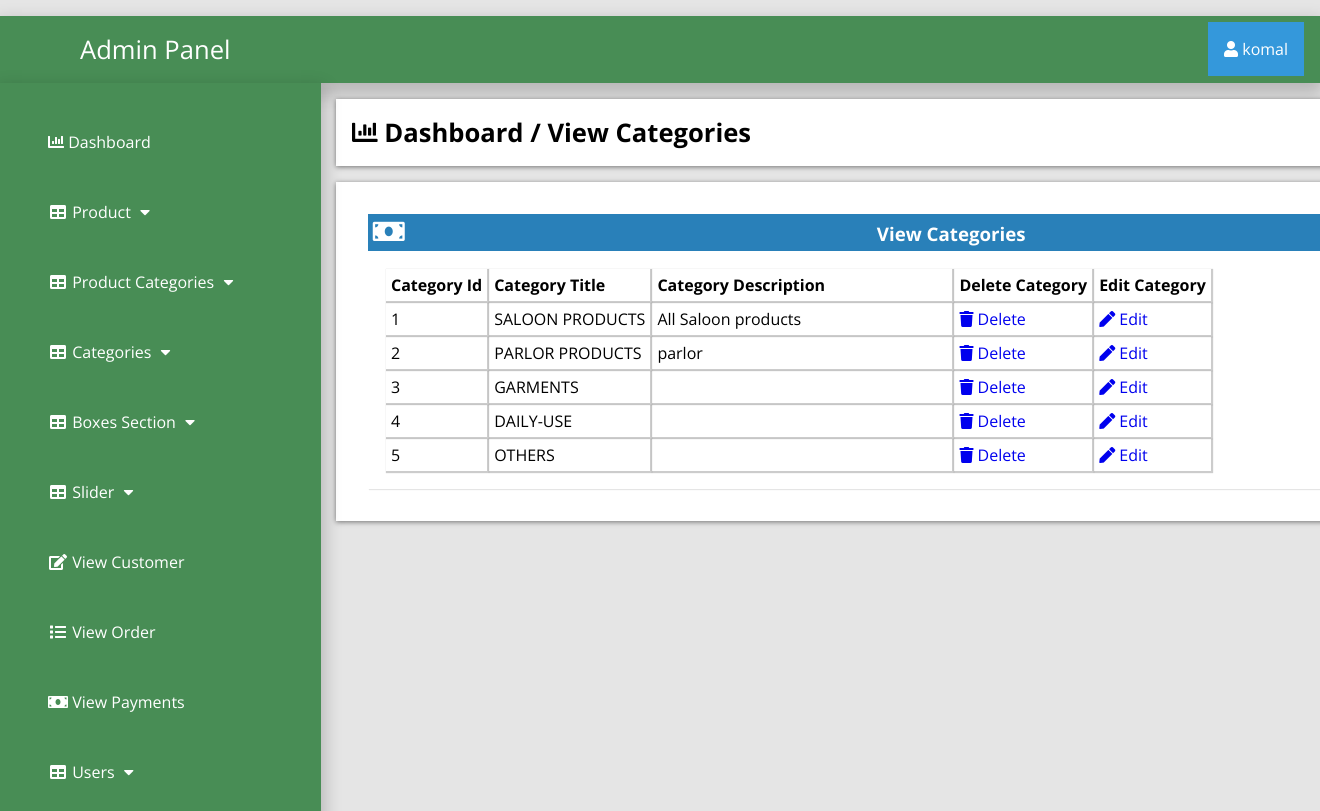
/admin_area/index.php?view_categories (signed in), run on the app's committed database.
### tables this page shows
CREATE TABLE `categories` (
  `cat_id` int(100) NOT NULL,
  `cat_title` text NOT NULL,
  `cat_desc` text NOT NULL
);

### admin_area/view_cat.php (the view)
<?php
if (!isset($_SESSION['admin_email'])){
  echo "<script>window.open('login.php','_self')</script>";
  }else{
?>
<div class="row">
	<div class="col-lg-12">
		<div class="breadcrump">
			<li class="active">
				<i class="fa fa-bar-chart"></i>
				Dashboard / View Categories
			</li>
		</div>
	</div>
</div>
<div class="row">
	<div class="col-lg-12">
		<div class="panel panel-default">
			<div class="panel-heading">
				<h3 class="panel-title">
					<i class="fa fa-money fa-fw"></i>
					View Categories
				</h3>
			</div>
			<div class="panel-body">
				<div class="table-responsive">
					<table class="table table-bordered table-hover table-striped">
							<thead>
								<tr>
									<th>Category Id</th>
									<th>Category Title</th>
									<th>Category Description</th>
									<th>Delete Category</th>
									<th>Edit Category</th>
								</tr>
							</thead>
							<tbody>
								<?php
								$i=0;
								$get_cats="select * from categories";
								$run_cats=mysqli_query($con,$get_cats);
								while ($row_cats=mysqli_fetch_array($run_cats)) {
									$cat_id=$row_cats['cat_id'];
									$cat_title=$row_cats['cat_title'];
									$cat_desc=$row_cats['cat_desc'];
									$i++;
								  ?>
                                <tr>
                                	<td><?php echo $i; ?></td>
                                	<td><?php echo $cat_title; ?></td>
                                	<td width="300"><?php echo $cat_desc; ?></td>
                                	<td>
                                		<a href="index.php?delete_cat=<?php echo $cat_id; ?>">
                                			<i class="fa fa-trash"></i> Delete
                                		</a>
                                	</td>
                                      <td>
                                      	<a href="index.php?edit_cat=<?php echo $cat_id; ?>">
                                      		<i class="fa fa-pen"></i> Edit
                                      	</a>
                                      </td>
                                </tr>
                                 <?php } ?>
							</tbody>
						</table>
					</div>
				</div>
				</div>
				</div>
<?php } ?>

### admin_area/includes/sidebar.php (shortened to what this page needs)
<?php
if (!isset($_SESSION['admin_email'])){
  echo "<script>window.open('login.php','_self')</script>";
  }else{
?>
<nav class="navbar navbar-inverse navbar-fixed-top" >
	<div class="navbar-header">
		<a href="index.php?dashboard" class="navbar-brand"><span>Admin Panel</span></a>
	</div>
		<div class="dropdown">
		 <button onclick="myFunction()" class="dropbtn"><i class="fa fa-user"></i> <?php echo $admin_name; ?></a></button>
		</div>
	<div class="collapse navbar-collapse navbar-ex1-collapse">
	<ul class="nav navbar-nav side-nav">
  <li>
    <a href="index.php?dashboard"><i class="fa fa-bar-chart"></i> Dashboard</a>
  </li>
  <li class="button-dropdown" id="#products">
    <a href="#" class="dropdown-toggle" data-toggle="collapse" data-target="#products"><i class="fa fa-fw fa-table"></i> Product <i class="fa fa-fw fa-caret-down"></i></a>
  </li>
  <li class="button-dropdown" id="#products_cat">
    <a href="#" class="dropdown-toggle" data-toggle="collapse" data-target="#products_cat"><i class="fa fa-fw fa-table"></i> Product Categories <i class="fa fa-fw fa-caret-down"></i></a>
  </li>
  <li class="button-dropdown" id="#category">
    <a href="#" class="dropdown-toggle" data-toggle="collapse" data-target="#category"><i class="fa fa-fw fa-table"></i> Categories <i class="fa fa-fw fa-caret-down"></i></a>
  </li>
<li class="button-dropdown" >
  <a href="#" class="dropdown-toggle" data-toggle="collapse" data-target="#boxes">
    <i class="fa fa-fw fa-table"></i> Boxes Section <i class="fa fa-fw fa-caret-down"></i>
  </a>
</li>
  <li class="button-dropdown">
    <a href="#" class="dropdown-toggle" data-toggle="collapse" data-target="#slider"><i class="fa fa-fw fa-table"></i>  Slider <i class="fa fa-fw fa-caret-down"></i></a>
  </li>
  <li>
  	<a href="index.php?view_customer">
  		<i class="fa fa-fw fa-edit"></i> View Customer
  	</a>
  </li>
  <li>
  	<a href="index.php?view_order">
  		<i class="fa fa-fw fa-list"></i> View Order
  	</a>
  </li>
  <li>
  	<a href="index.php?view_payments">
  		<i class="fa fa-fw fa-money"></i> View Payments
  	</a>
  </li>
  <li class="button-dropdown">
    <a href="#" class="dropdown-toggle" data-toggle="collapse" data-target="#users"><i class="fa fa-fw fa-table"></i>  Users <i class="fa fa-fw fa-caret-down"></i></a>
  </li>
</ul>
</div>
</nav>
<?php } ?>

### admin_area/css/style.css (style rules this page uses)
:root { --blue: #2980b9; }
body { margin-top: ; }
* { font-family: "Open Sans", sans-serif; margin: 0; padding: 0; box-sizing: border-box; text-decoration: none; transition: all 0.2s cubic-bezier(0.37, 1.14, 0.26, 1.24); }
html { background-color: rgba(0, 0, 0, 0.1); }
.navbar-fixed-top { background: #488d55; padding: 1rem; margin-top: 1rem; box-shadow: 0px 8px 16px 4px rgba(0, 0, 0, 0.2); margin-left: ; margin-right: ; }
.navbar-fixed-top a span { margin-left: 4rem; }
.navbar-fixed-top .navbar-brand { font-size: 1.6rem; color: #ffffff; }
.dropbtn { background-color: #3498db; color: white; padding: 16px; font-size: 16px; border: none; cursor: pointer; }
.dropdown { position: relative; display: inline-block; float: right; margin-top: -2.8rem; }
.nav { position: absolute; top: 51px; margin-top: 32px; width: auto; height: 110%; border-radius: 0; display: block; background-color: #488d55; bottom: 0; overflow: hidden; padding-bottom: 40px; box-shadow: 0px 8px 16px 4px rgba(0, 0, 0, 0.2); margin-left: -1rem; }
.nav > li > a { width: 225px; display: block; color: #ffffff; margin: 3rem; }
.row { width: 81.2%; background-color: #ffffff; margin: auto; margin-left: 21rem; margin-top: 1rem; padding: 1rem; display: ; }
.panel { text-align: left; box-shadow: 1px 1px 1px 0px rgba(0.1, 0.1, 0.1, 0.1); margin: 1rem; background-color: #ffffff; padding: rem; }
.panel-heading .panel-title { background-color: #2980b9; color: #ffffff; padding: 0.3rem; }
.table-responsive .table-striped th { padding: 5px; box-shadow: 1px 1px 1px 1px rgba(0.1, 0.1, 0.1, 0.2); }
.table-responsive .table-striped tbody td { box-shadow: 1px 1px 1px 1px rgba(0.1, 0.1, 0.1, 0.2); padding: 5px; }
.breadcrump .active { font-weight: bold; font-size: 1.6rem; }
.row { list-style: none; box-shadow: 0 1px 5px rgba(0, 0, 0, 0.5); }
.row .fa-money { font-size: 1.6rem; width: 50%; text-align: left; }
.panel-body { display: flex; align-items: center; justify-content: left; padding: 1rem; flex-wrap: wrap; }

### data on the page
categories: cat_title "SALOON PRODUCTS", cat_desc "All Saloon products"
categories: cat_title "PARLOR PRODUCTS", cat_desc "parlor"
categories: cat_title "GARMENTS"
categories: cat_title "DAILY-USE"
categories: cat_title "OTHERS"

### other printed values
$admin_name "komal"
